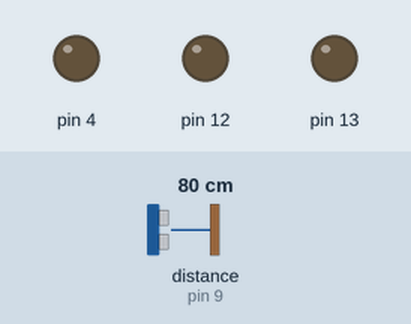
The sketch below on a simulated Arduino Uno, built with avr-gcc and run on an emulated ATmega328P. Shown: output pins drawn as LEDs (lit = HIGH). The test bench sets the inputs (shaded band); at power-on: distance to the obstacle (sensor on pin 9) 80 cm. The echo pulse lasts 58.3 µs per cm; pins used as bus, display or sensor lines are not drawn.

Above: at 1.2 s.
1.3 s: distance to the obstacle (sensor on pin 9) set to 17 cm
2.8 s: distance to the obstacle (sensor on pin 9) set to 12 cm
At 4.0 s:
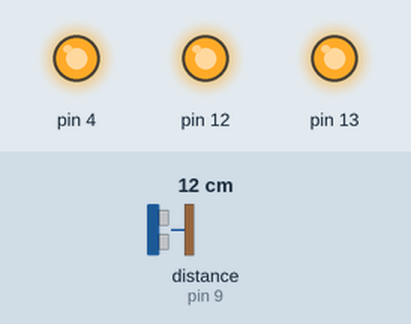
4.3 s: distance to the obstacle (sensor on pin 9) set to 18 cm
At 4.6 s:
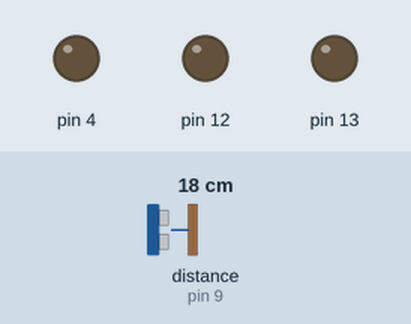
5.8 s: distance to the obstacle (sensor on pin 9) set to 2 cm
At 6.6 s:
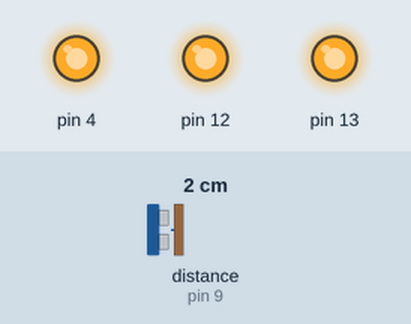
Timing chart, 0 to 8.3 s (numbered marks = the images above; inputs shaded):
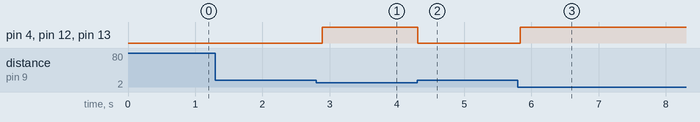

Measured:
- the behaviour switches between 15 and 14 cm on distance to the obstacle (sensor on pin 9) (found by bisection; images 0 and 1)
- after the input at 1.3 s, every drawn part: stays the same
- after the input at 2.8 s, pin 4, pin 12, pin 13: LOW → HIGH after 0.09 s
- after the input at 4.3 s, pin 4, pin 12, pin 13: HIGH → LOW at once
- after the input at 5.8 s, pin 4, pin 12, pin 13: LOW → HIGH at once

The sketch:

alarm.ino
```cpp
void setup() {
  // put your setup code here, to run once:
  pinMode(8,OUTPUT);
  pinMode(9,INPUT);
  pinMode(4,OUTPUT);
  pinMode(12,OUTPUT);
  pinMode(13,OUTPUT);

}

void loop() {
  // put your main code here, to run repeatedly:
  long sure,mesafe;
  digitalWrite(8,LOW);
  delayMicroseconds(2);
  digitalWrite(8,HIGH);
  delayMicroseconds(10);
  digitalWrite(8,LOW);

  sure = pulseIn(9,HIGH);
  mesafe = (sure/2)/29.1;

  if(mesafe < 15){
    digitalWrite(4,HIGH);
    digitalWrite(12,HIGH);
    digitalWrite(13,HIGH);
  }
  else{
    digitalWrite(4,LOW);
    digitalWrite(12,LOW);
    digitalWrite(13,LOW);
  }
  delay(100);
}
```
